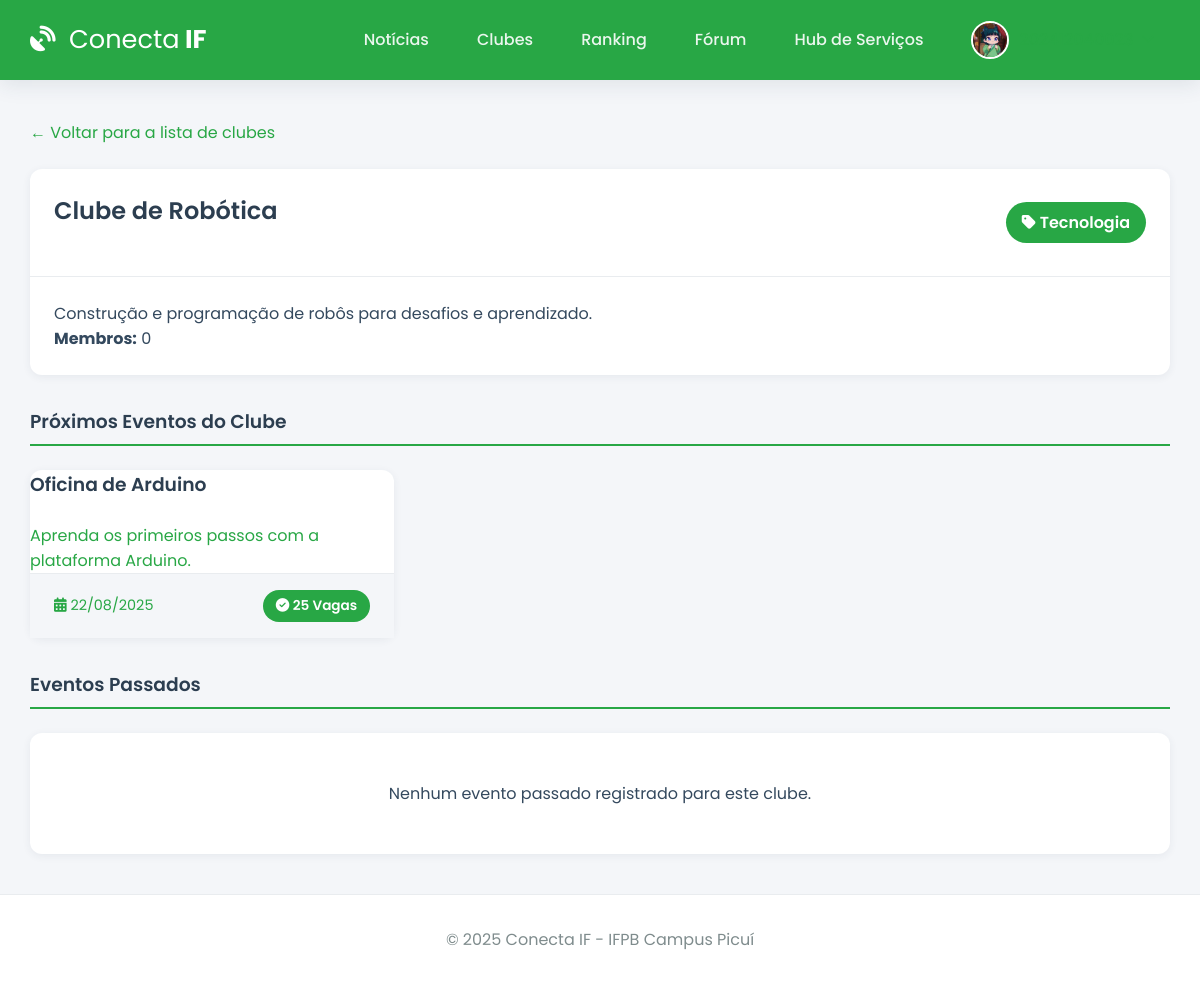
/clube/2 (signed in), run on an earlier commit of the app's database.
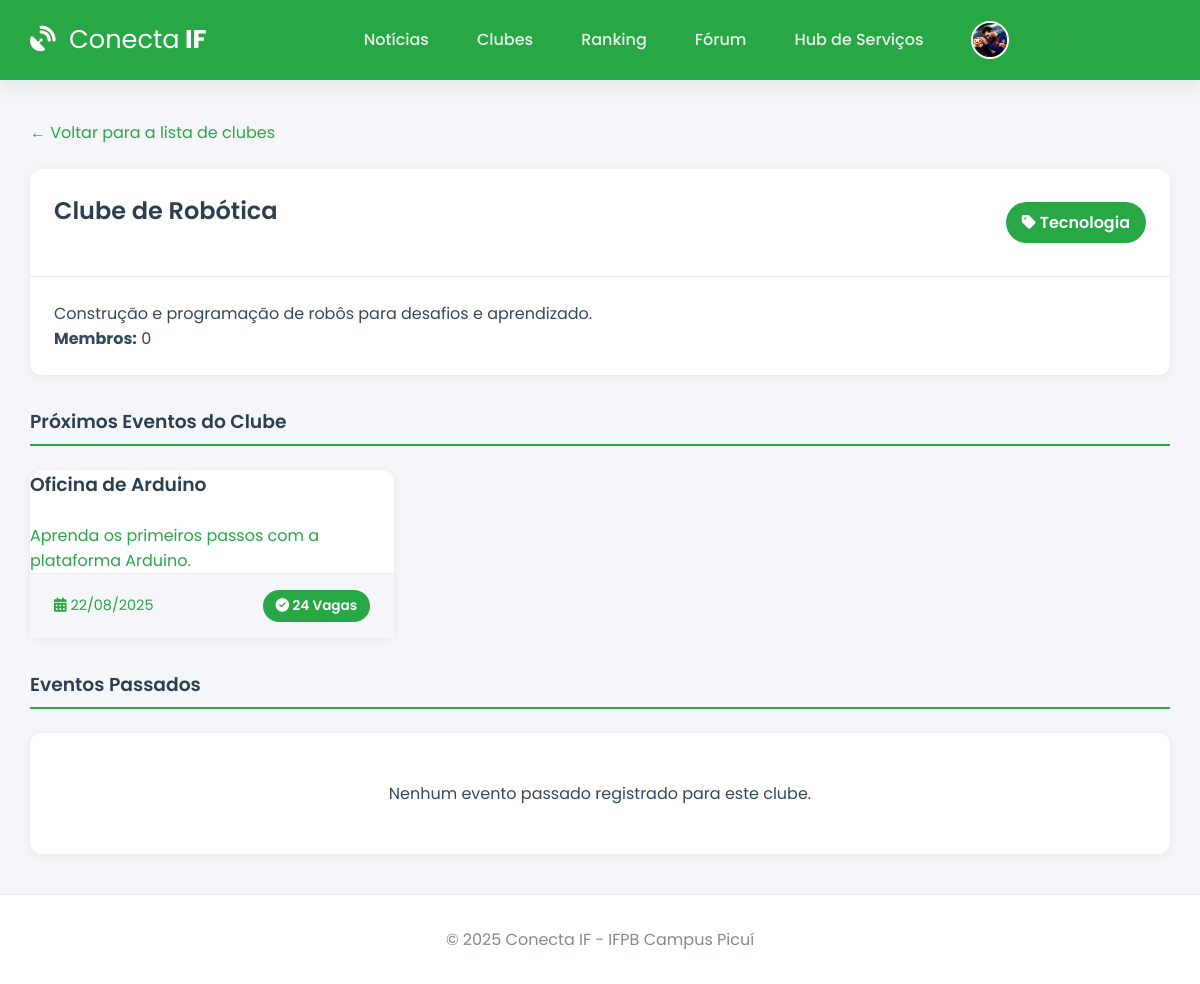
And on a later commit of the database.
### app.py (models this page shows, shortened)
class User(db.Model):
    id = db.Column(db.Integer, primary_key=True)
    email = db.Column(db.String(120), unique=True, nullable=False)
    username = db.Column(db.String(12), unique=True, nullable=False)
    password_hash = db.Column(db.String(256), nullable=False)
    image_file = db.Column(db.String(100), nullable=False, default='default.jpg')
    eventos_inscritos = db.relationship('Evento', secondary=inscricao_evento_tabela, back_populates='alunos_inscritos', lazy='dynamic')
    clubes_membro = db.relationship('Clube', secondary=membros_clube_tabela, back_populates='membros', lazy='dynamic')
    topicos_criados = db.relationship('ForumTopico', backref='autor', lazy='dynamic', cascade="all, delete-orphan")
    posts_criados = db.relationship('ForumPost', backref='autor', lazy='dynamic', cascade="all, delete-orphan")

class Evento(db.Model):
    id = db.Column(db.Integer, primary_key=True)
    titulo = db.Column(db.String(200), nullable=False)
    descricao = db.Column(db.Text, nullable=False)
    vagas = db.Column(db.Integer, nullable=False)
    data_evento = db.Column(db.DateTime, nullable=False, default=lambda: datetime.now(timezone.utc))
    clube_id = db.Column(db.Integer, db.ForeignKey('clube.id'), nullable=False)
    alunos_inscritos = db.relationship('User', secondary=inscricao_evento_tabela, back_populates='eventos_inscritos', lazy='dynamic')
    noticias = db.relationship('Noticia', backref='evento', lazy='dynamic', cascade="all, delete-orphan")
    @property
    def vagas_restantes(self):
        return self.vagas - self.alunos_inscritos.count()

### app.py (the view)
@app.route('/clube/<int:clube_id>')
@login_required
def detalhe_clube(clube_id):
    clube = Clube.query.get_or_404(clube_id)
    agora = datetime.now(timezone.utc)
    eventos_futuros = clube.eventos.filter(Evento.data_evento >= agora).order_by(Evento.data_evento.asc()).all()
    eventos_passados = clube.eventos.filter(Evento.data_evento < agora).order_by(Evento.data_evento.desc()).all()
    return render_template('detalhe_clube.html', clube=clube, eventos_futuros=eventos_futuros, eventos_passados=eventos_passados)

### app.py (called while the page is built)
@app.before_request
def load_logged_in_user():
    user_id = session.get('user_id')
    g.user = User.query.get(user_id) if user_id else None
    if user_id and g.user is None:
        session.clear()

def login_required(f):
    @wraps(f)
    def decorated_function(*args, **kwargs):
        if g.user is None:
            flash('Você precisa fazer login para acessar esta página.', 'warning')
            return redirect(url_for('login'))
        return f(*args, **kwargs)
    return decorated_function

@app.context_processor
def inject_user_and_year():
    return dict(current_user_data=g.user, current_year=datetime.now(timezone.utc).year)

### templates/detalhe_clube.html (shortened to what this page needs)
{% extends 'base.html' %}
{% block content %}
<div class="back-link-container">
    <a href="{{ url_for('clubes') }}">&larr; Voltar para a lista de clubes</a>
</div>
<div class="card">
    <div class="card-header">
        <h2>{{ clube.nome }}</h2>
        <span class="vagas-badge-lg" style="font-size: 1rem;"><i class="fas fa-tag"></i> {{ clube.categoria }}</span>
    </div>
    <div class="card-body">
        <p class="lead">{{ clube.descricao }}</p>
        <p><strong>Membros:</strong> {{ clube.membros.count() }}</p>
    </div>
</div>
<h3 class="page-header" style="margin-top: 2rem;">Próximos Eventos do Clube</h3>
{% if eventos_futuros %}
    <div class="course-grid">
    {% for evento in eventos_futuros %}
        {% include 'partials/evento_card.html' %}
    {% endfor %}
    </div>
{% else %}
    <div class="card empty-state">
        <p class="text-muted">Este clube não tem eventos futuros agendados.</p>
    </div>
{% endif %}
<h3 class="page-header" style="margin-top: 2rem;">Eventos Passados</h3>
{% if eventos_passados %}
    <ul class="simple-list">
    {% for evento in eventos_passados %}
        <li><a href="{{ url_for('detalhe_evento', evento_id=evento.id) }}">{{ evento.titulo }}</a> - <small>{{ evento.data_evento.strftime('%d/%m/%Y') }}</small></li>
    {% endfor %}
    </ul>
{% else %}
     <div class="card empty-state">
        <p class="text-muted">Nenhum evento passado registrado para este clube.</p>
    </div>
{% endif %}
{% endblock %}

### templates/base.html (shortened to what this page needs)
<!DOCTYPE html>
<html lang="pt-br">
<head>
    <link rel="stylesheet" href="https://cdnjs.cloudflare.com/ajax/libs/font-awesome/6.5.2/css/all.min.css" />
    <link rel="stylesheet" href="{{ url_for('static', filename='css/style.css') }}">
</head>
<body>
    <header class="header">
        <div class="container">
            <nav class="navbar">
                <a class="navbar-brand" href="{{ url_for('noticias') if current_user_data else url_for('login') }}">
                    <i class="fas fa-satellite-dish"></i> <strong>Conecta</strong> IF
                </a>
                <div class="nav-links" id="nav-links">
                    {% if current_user_data %}
                        <a class="nav-item" href="{{ url_for('noticias') }}">Notícias</a>
                        <a class="nav-item" href="{{ url_for('clubes') }}">Clubes</a>
                        <a class="nav-item" href="{{ url_for('ranking') }}">Ranking</a>
                        <a class="nav-item" href="{{ url_for('forum') }}">Fórum</a>
                        <a class="nav-item" href="{{ url_for('hub_servicos') }}">Hub de Serviços</a>
                        <div class="nav-item user-menu">
                             <a class="user-menu-trigger" href="#">
                                 <img src="{{ url_for('static', filename='profile_pics/' + current_user_data.image_file) }}" class="nav-profile-image">
                                 <span>{{ current_user_data.username }}</span> <i class="fas fa-chevron-down dropdown-icon"></i>
                            </a>
                        </div>
                    {% else %}
                        <a href="{{ url_for('login') }}" class="nav-item">Entrar</a>
                        <a href="{{ url_for('register') }}" class="nav-item btn btn-outline">Registar</a>
                    {% endif %}
                </div>
            </nav>
        </div>
    </header>
    <main class="container">
        {% block content %}{% endblock %}
    </main>
    <footer class="footer">
        <p>&copy; {{ current_year }} Conecta IF - IFPB Campus Picuí</p>
    </footer>
</body>
</html>

### templates/partials/evento_card.html
<a href="{{ url_for('detalhe_evento', evento_id=evento.id) }}" class="card-link">
    <div class="card course-card">
        <h3>{{ evento.titulo }}</h3>
        <p class="text-muted">{{ evento.descricao|truncate(120) }}</p>
        <div class="card-footer">
            <span><i class="fas fa-calendar-alt"></i> {{ evento.data_evento.strftime('%d/%m/%Y') }}</span>
            {% if evento.vagas_restantes > 0 %}
                <span class="vagas-badge vagas-disponiveis"><i class="fas fa-check-circle"></i> {{ evento.vagas_restantes }} Vagas</span>
            {% else %}
                <span class="vagas-badge vagas-esgotadas"><i class="fas fa-times-circle"></i> Esgotado</span>
            {% endif %}
        </div>
    </div>
</a>

What changed in the data, as far as the page shows it:
changed User: image_file: picture added in place of a placeholder
computed for Evento "Oficina de Arduino": vagas_restantes "25" → "24"
